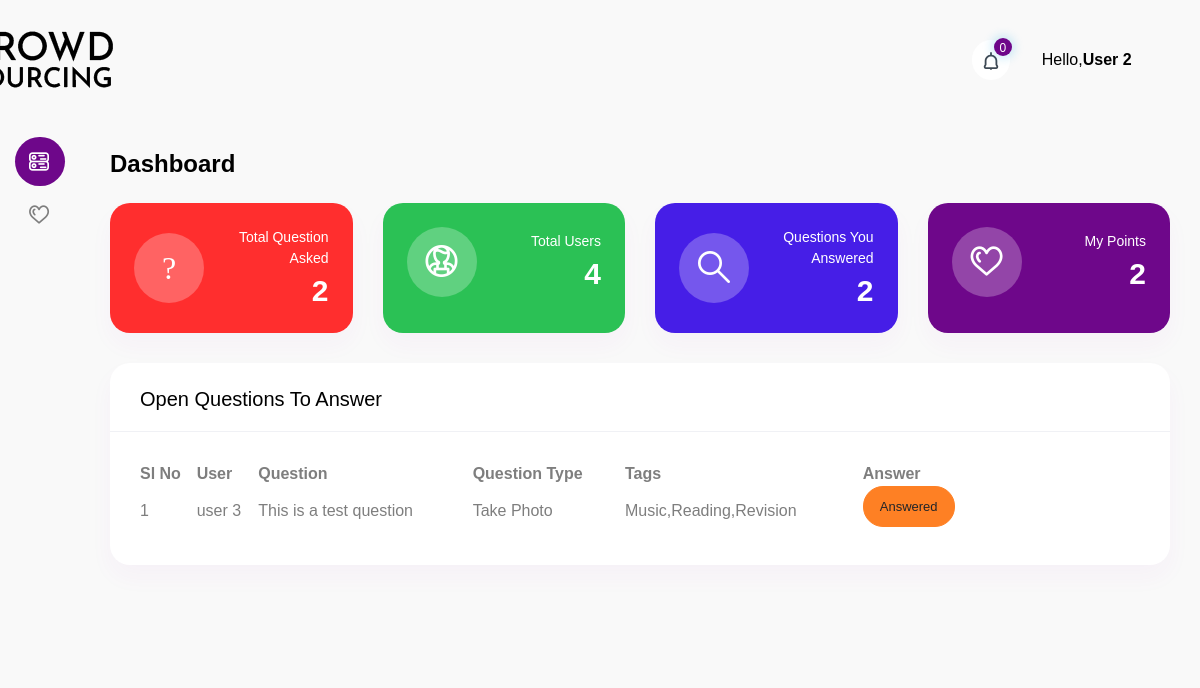
Before: /Dashboard (signed in) with the older database file.
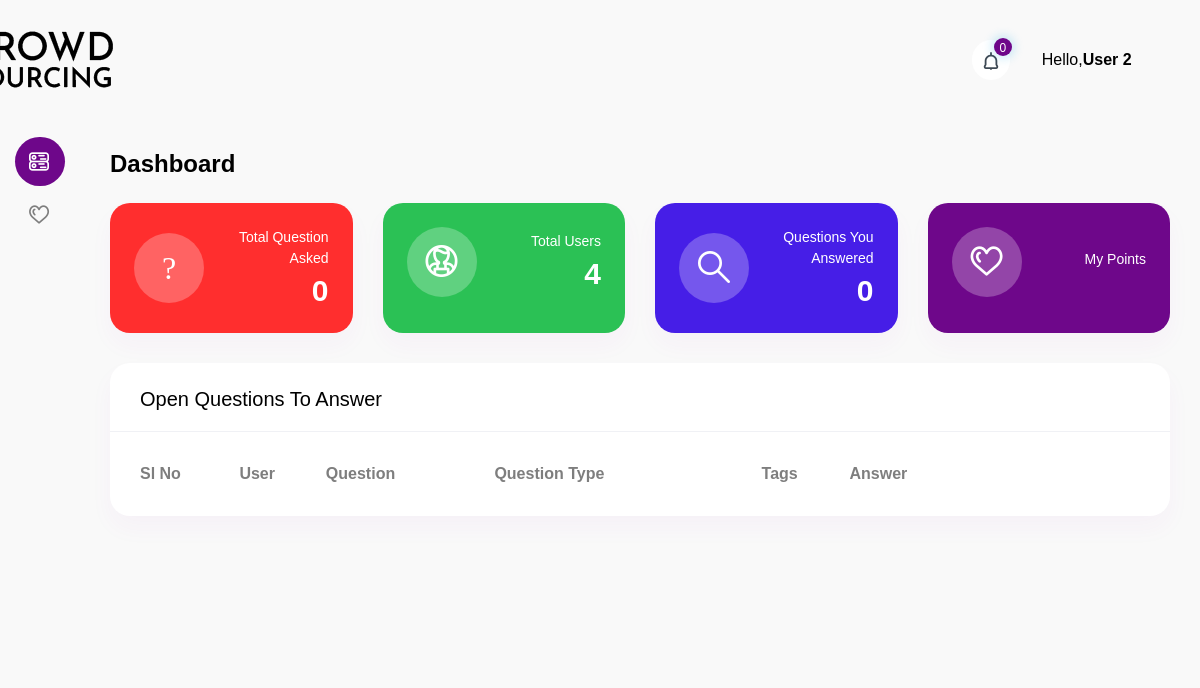
After: the same page with the newer database file.
### tables this page shows
CREATE TABLE `question` (
  `question_id` int(11) NOT NULL,
  `user_id` int(11) NOT NULL,
  `question` text NOT NULL,
  `type` varchar(255) NOT NULL,
  `tags` varchar(255) NOT NULL,
  `method` varchar(255) NOT NULL,
  `payment` int(10) NOT NULL,
  `waiting_time` varchar(255) NOT NULL,
  `inserted_at` datetime NOT NULL,
  `updated_at` datetime NOT NULL
);

CREATE TABLE `user` (
  `user_id` int(11) NOT NULL,
  `user_name` varchar(255) NOT NULL,
  `user_email` varchar(255) NOT NULL,
  `password` varchar(1000) NOT NULL,
  `college` varchar(255) NOT NULL,
  `major` varchar(255) NOT NULL,
  `hall` varchar(255) NOT NULL,
  `society` varchar(255) NOT NULL,
  `gender` varchar(255) NOT NULL,
  `age` int(10) NOT NULL,
  `indoor` varchar(255) NOT NULL,
  `outdoor` varchar(255) NOT NULL,
  `request_type` varchar(255) NOT NULL,
  `user_type` int(10) NOT NULL DEFAULT 1,
  `status` int(10) NOT NULL DEFAULT 1,
  `updated_at` datetime NOT NULL
);

CREATE TABLE `question_type` (
  `id` int(11) NOT NULL,
  `question_type` varchar(255) NOT NULL
);

### include/header.php (called while the page is built, shortened)
<?php
$user = $db_handle->runQuery("select * from user where user_id = '$userid'");
$user_type = $user[0]['user_type'];
?>
                    <?php if($user_type == '1'){
                        ?>
                                <?php
                                $notification = $db_handle->runQuery("select count(notification_id) as no from notification where user_id = '$userid' and status = '0'");
                                ?>
                                        <?php
                                        $fetch_notification = $db_handle->runQuery("select * from question,notification where notification.user_id = '$userid' and question.question_id = notification.question_id");
                                            ?>
                        <?php
                    }?>
                                <?php
                                $user = $db_handle->runQuery("select * from user where user_id = '$userid'");
                                ?>

### include/dbController.php (called while the page is built, shortened)
<?php
class DBController {
    private $host = "localhost";
    private $user = "root";
    private $password = "";
    private $database = "crowd_sourcing";
    private $conn;
    function __construct() {
        $this->conn = $this->connectDB();
    }
    function connectDB() {
        $conn = mysqli_connect($this->host,$this->user,$this->password,$this->database);
        return $conn;
    }
    function runQuery($query) {
        $result = mysqli_query($this->conn,$query);
        while($row=mysqli_fetch_assoc($result)) {
            $resultset[] = $row;
        }
        if(!empty($resultset))
            return $resultset;
    }
    function numRows($query) {
        $result  = mysqli_query($this->conn,$query);
        $rowcount = mysqli_num_rows($result);
        return $rowcount;
    }
}

### dashboard.php (the view, shortened to what the changed rows need)
<?php
require_once("include/dbController.php");
$db_handle = new DBController();
$userid = $_SESSION['userid'];
?>
<!DOCTYPE html>
<html lang="en">
<head>
    <?php include('include/css.php'); ?>
</head>
<body>
<div id="main-wrapper">
    <?php include('include/header.php'); ?>
    <div class="content-body">
        <div class="container-fluid">
            <div class="form-head mb-4">
                <h2 class="text-black font-w600 mb-0">Dashboard</h2>
            </div>
            <div class="row">
                <div class="col-xl-12">
                    <div class="row">
                        <div class="col-xl-3 col-lg-6 col-sm-6">
                            <div class="widget-stat card bg-danger">
                                <div class="card-body  p-4">
                                    <div class="media">
                                        <div class="media-body text-white text-right">
                                            <p class="mb-1">Total Question Asked</p>
                                            <?php
                                            $total_question = $db_handle->runQuery("select count('question_id') as number from question");
                                            ?>
                                            <h3 class="text-white"><?php echo $total_question[0]['number']; ?></h3>
                                        </div>
                                    </div>
                                </div>
                            </div>
                        </div>
                                            <?php
                                            $total_user = $db_handle->runQuery("select count('user_id') as number from user");
                                            ?>
                        <?php if($user_type == 1){
                            ?>
                            <div class="col-xl-3 col-lg-6 col-sm-6">
                                <div class="widget-stat card bg-info">
                                    <div class="card-body p-4">
                                        <div class="media">
									<span class="mr-3">
										<i class="flaticon-381-search-2"></i>
									</span>
                                            <div class="media-body text-white text-right">
                                                <p class="mb-1">Questions You Answered</p>
                                                <?php
                                                $answer = $db_handle->runQuery("SELECT COUNT(answer_id) as answer from answer WHERE user_id = '$userid'");
                                                ?>
                                                <h3 class="text-white"><?php echo $answer[0]['answer'];?></h3>
                                            </div>
                                        </div>
                                    </div>
                                </div>
                            </div>
                            <div class="col-xl-3 col-lg-6 col-sm-6">
                                <div class="widget-stat card bg-primary">
                                    <div class="card-body p-4">
                                        <div class="media">
									<span class="mr-3">
										<i class="flaticon-381-heart"></i>
									</span>
                                            <div class="media-body text-white text-right">
                                                <p class="mb-1">My Points</p>
                                                <?php
                                                $points = $db_handle->runQuery("SELECT SUM(points) as point FROM `answer` where user_id = '$userid'");
                                                ?>
                                                <h3 class="text-white"><?php echo $points[0]['point'];?></h3>
                                            </div>
                                        </div>
                                    </div>
                                </div>
                            </div>
                            <?php
                        } ?>
                    </div>
                </div>
                <?php if($user_type == '1'){
                    ?>
                    <div class="col-12">
                        <div class="card">
                            <div class="card-body">
                                <div class="table-responsive">
                                    <table id="example3" class="display min-w850">
                                        <thead>
                                        <tr>
                                            <th>Sl No</th>
                                            <th>User</th>
                                            <th>Question</th>
                                            <th>Question Type</th>
                                            <th>Tags</th>
                                            <th>Answer</th>
                                        </tr>
                                        </thead>
                                        <tbody>
                                        <?php
                                        $select_question = $db_handle->runQuery("SELECT * FROM question,question_type,user where question.method = '1' and question.user_id != '$userid' and question.type = question_type.id AND question.user_id = user.user_id order by question.question_id desc");
                                        $no_select_question = $db_handle->numRows("SELECT * FROM question,question_type,user where question.method = '1' and question.user_id != '$userid' and question.type = question_type.id AND question.user_id = user.user_id order by question.question_id desc");
                                        for($j=0;$j<$no_select_question;$j++){
                                            ?>
                                            <tr>
                                                <td><?php echo $j+1;?></td>
                                                <td><?php echo $select_question[$j]['user_name'];?></td>
                                                <td><?php echo $select_question[$j]['question'];?></td>
                                                <td><?php echo $select_question[$j]['question_type'];?></td>
                                                <td><?php echo $select_question[$j]['tags'];?></td>
                                                <td>
                                                    <div class="d-flex">
                                                        <?php
                                                        $question_id = $select_question[$j]['question_id'];
                                                        $no_check_answer = $db_handle->numRows("select * from answer where user_id = '$userid' and question_id = '$question_id'");
                                                        if($no_check_answer <= 0){
                                                            ?>
                                                            <button type="button" class="btn btn-primary mb-2" data-toggle="modal" data-target="#exampleModalCenter" onclick="passVariable(<?php echo $select_question[$j]['question_id'];?>);">Answer</button>
                                                            <?php
                                                        }else{
                                                            ?>
                                                            <button type="button" class="btn btn-warning mb-2">Answered</button>
                                                            <?php
                                                        }
                                                        ?>
                                                    </div>
                                                </td>
                                            </tr>
                                            <?php
                                        }
                                        ?>
                                        </tbody>
                                    </table>
                                </div>
                            </div>
                        </div>
                    </div>
                    <?php
                }?>
            </div>
        </div>
    </div>
</body>
</html>

Changed rows visible on the page:
removed question: user.user_name "user 3", question "This is a test question", question_type.question_type "Take Photo", tags "Music,Reading,Revision"
Other visible differences:
$total_question[0]['number']: "2" → "0"
$answer[0]['answer']: "2" → "0"
$points[0]['point']: "2" → (not shown)
